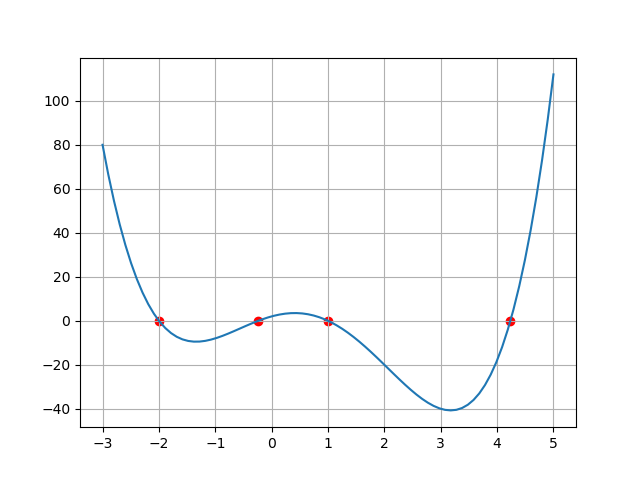

Generate this figure with Python:
import numpy as np
import matplotlib.pyplot as plt


x = np.linspace(-3, 5, 80)

y = x ** 4 - 3 * x ** 3 - 7 * x ** 2 + 7 * x + 2

coeff = [1, -3, -7, 7, 2]

roots = np.roots(coeff)
print('Roots of the polynomial are: %s' % roots)

fig = plt.figure()
ax = fig.add_subplot(1, 1, 1)
ax.plot(x, y, label='Polynomial curve')
ax.scatter(roots, np.zeros(4), color='red', label='roots')
ax.grid(True)
plt.show()
